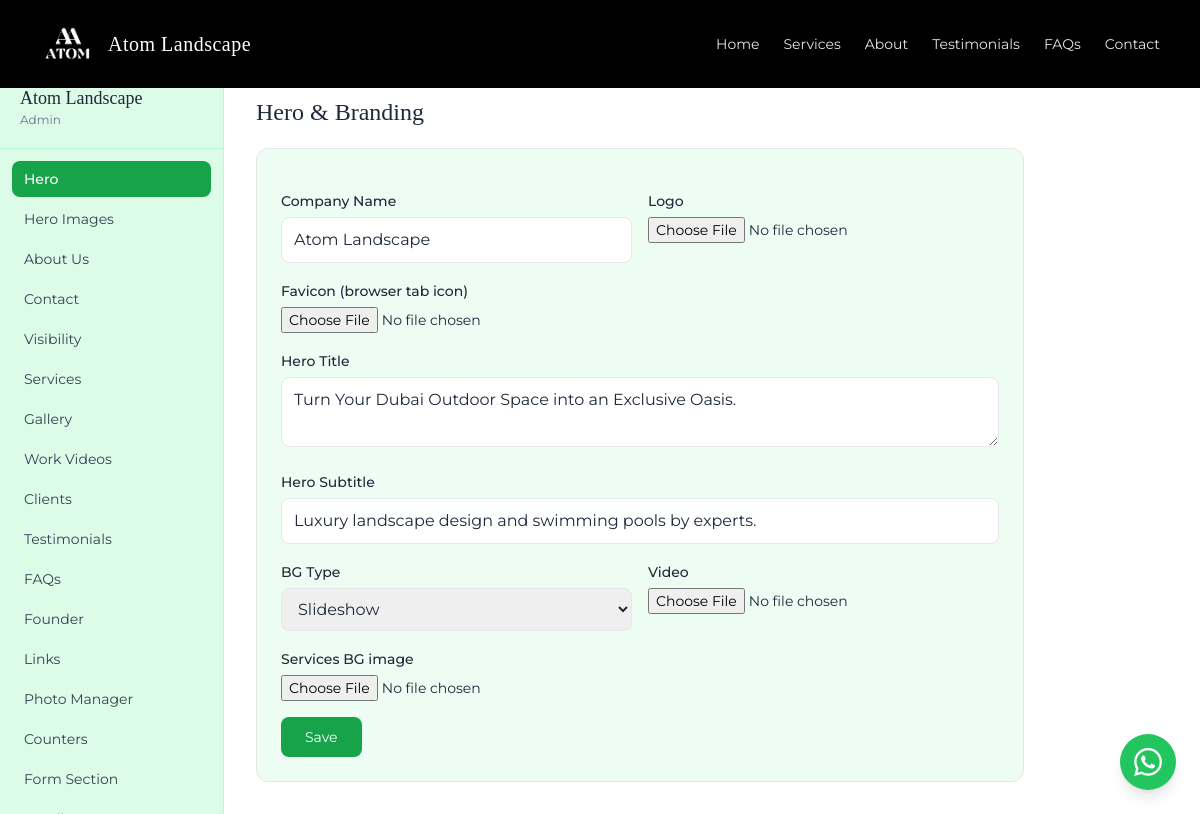
/techserenia (signed in), run on the app's committed database.
### tables this page shows
CREATE TABLE settings (
            id INTEGER PRIMARY KEY, company_name TEXT DEFAULT 'TECHSERENIA',
            hero_title TEXT DEFAULT 'Turn Your Dubai Outdoor Space into an Exclusive Oasis',
            hero_subtitle TEXT DEFAULT 'Luxury landscape design and swimming pools by experts',
            logo TEXT DEFAULT '', bg_type TEXT DEFAULT 'image', bg_file TEXT DEFAULT '',
            whatsapp TEXT DEFAULT '971500000000', phone TEXT DEFAULT '', email TEXT DEFAULT '',
            address TEXT DEFAULT '', map_url TEXT DEFAULT '', instagram TEXT DEFAULT '', facebook TEXT DEFAULT '',
            founder_name TEXT DEFAULT 'Founder Name', founder_title TEXT DEFAULT 'Founder & CEO',
            founder_desc TEXT DEFAULT 'Passionate about creating beautiful outdoor spaces across Dubai.',
            founder_image TEXT DEFAULT '', services_bg TEXT DEFAULT '',
            admin_pass TEXT DEFAULT '', delete_pass TEXT DEFAULT '',
            stat_projects TEXT DEFAULT '150', stat_years TEXT DEFAULT '12', stat_satisfaction TEXT DEFAULT '98', stat_team TEXT DEFAULT '25', stat_happy TEXT DEFAULT '200', stat_reviews TEXT DEFAULT '180',
            counters_bg TEXT DEFAULT '', faq_image TEXT DEFAULT '', faq_heading TEXT DEFAULT 'Some General Question?', cta_bg TEXT DEFAULT '', form_title TEXT DEFAULT 'Transform Your Dream Landscape with a Tailored Consultation', form_subtitle TEXT DEFAULT 'Book a private, one-on-one consultation with Dubai''s leading landscaping experts to explore a bespoke outdoor design tailored to your villa and lifestyle.', form_heading TEXT DEFAULT 'Schedule Your Free Consultation',
            smtp_sender TEXT DEFAULT '', smtp_app_pass TEXT DEFAULT '', smtp_receiver TEXT DEFAULT '',
            intro_title TEXT DEFAULT 'Green Space Landscaping Services',
            intro_text TEXT DEFAULT 'We believe outdoor spaces should be sanctuaries that nurture well-being and celebrate nature.',
            intro_image TEXT DEFAULT '', intro_badge TEXT DEFAULT '6+', intro_badge_label TEXT DEFAULT 'Year Experience',
            show_services INTEGER DEFAULT 1, show_about INTEGER DEFAULT 1, show_founder INTEGER DEFAULT 1,
            show_testimonials INTEGER DEFAULT 1, show_faqs INTEGER DEFAULT 1, show_gallery INTEGER DEFAULT 1, show_intro INTEGER DEFAULT 1, show_clients INTEGER DEFAULT 1, show_videos TEXT DEFAULT '1', favicon TEXT DEFAULT '');

### app.py (the view, shortened to what this page needs)
@app.route("/techserenia", methods=["GET","POST"])
def admin():
    if request.method=="POST" and "password" in request.form and not session.get("admin"):
        if check_admin_pass(request.form.get("password","")):
            session["admin"]=True; return redirect(url_for("admin"))
        flash("Wrong password")
    if not session.get("admin"):
        return render_template("admin.html", login=True, s=gs(), services=[], testimonials=[], faqs=[], links=[], hero_images=[], gallery=[], clients=[], all_imgs=[], videos=[])
    with db() as c:
        hero_imgs=[dict(r) for r in c.execute("SELECT id,filename FROM hero_images ORDER BY id")]
    return render_template("admin.html", login=False, s=gs(), services=get_services(),
        testimonials=get_testimonials(), faqs=get_faqs(), links=get_links(),
        hero_images=hero_imgs, gallery=get_gallery(), clients=get_clients(), all_imgs=all_images(), videos=get_videos())

### app.py (called while the page is built)
def db():
    c = sqlite3.connect(DB_PATH); c.row_factory = sqlite3.Row; return c

def gs():
    with db() as c: return dict(c.execute("SELECT * FROM settings WHERE id=1").fetchone())

def get_services():
    with db() as c:
        svcs=[dict(r) for r in c.execute("SELECT * FROM services ORDER BY id")]
        for s in svcs:
            imgs=c.execute("SELECT filename FROM service_images WHERE service_id=?",(s["id"],)).fetchall()
            s["images"]=[i["filename"] for i in imgs] or ([s["image"]] if s.get("image") else [])
        return svcs

def get_gallery():
    with db() as c: return [dict(r) for r in c.execute("SELECT * FROM gallery ORDER BY id DESC")]

def get_testimonials():
    with db() as c: return [dict(r) for r in c.execute("SELECT * FROM testimonials ORDER BY id DESC")]

def get_faqs():
    with db() as c: return [dict(r) for r in c.execute("SELECT * FROM faqs ORDER BY id")]

def get_links():
    with db() as c: return [dict(r) for r in c.execute("SELECT * FROM external_links ORDER BY id")]

def get_clients():
    with db() as c: return [dict(r) for r in c.execute("SELECT * FROM clients ORDER BY id")]

def get_videos():
    with db() as c: return [dict(r) for r in c.execute("SELECT * FROM work_videos ORDER BY id DESC")]

### templates/admin.html (shortened to what this page needs)
{% extends "base.html" %}
{% block content %}
<div class="min-h-screen bg-white pt-16">
{% if login %}
<div class="max-w-md mx-auto mt-20 bg-white p-8 rounded-2xl shadow-xl border">
  <img src="{{ url_for('static',filename='uploads/techserenia-logo.png') }}" alt="{{ s.company_name if s else 'TechSerenia' }}" class="h-16 w-auto mx-auto mb-4 object-contain">
  <p class="text-center text-slate-500 text-sm mb-6">Admin Login</p>
  {% with messages=get_flashed_messages() %}{% if messages %}<p class="text-red-600 text-center text-sm mb-4">{{ messages[0] }}</p>{% endif %}{% endwith %}
  <form method="POST" class="space-y-4">
    <input type="password" name="password" placeholder="Password" class="w-full border rounded-lg px-4 py-3" required>
    <button class="w-full bg-green-600 text-white py-3 rounded-lg">Login</button>
  </form>
</div>
{% else %}
<div class="flex min-h-[calc(100vh-64px)]">
  <aside class="w-56 bg-grass-soft border-r border-green-200 shrink-0 sticky top-16 h-[calc(100vh-64px)] overflow-y-auto">
    <div class="p-5 border-b border-green-200"><div class="font-display text-lg">{{ s.company_name }}</div><div class="text-xs text-slate-500">Admin</div></div>
    <nav class="p-3 text-sm space-y-1">
      {% for tid,label in [('settings','Hero'),('heroimgs','Hero Images'),('intro','About Us'),('contact','Contact'),('visibility','Visibility'),('services','Services'),('gallery','Gallery'),('videos','Work Videos'),('clients','Clients'),('testimonials','Testimonials'),('faqs','FAQs'),('founder','Founder'),('links','Links'),('images','Photo Manager'),('stats','Counters'),('cta','Form Section'),('email','Email'),('security','Passwords'),('database','Database')] %}
      <button type="button" data-tab="{{ tid }}" class="tab-btn w-full text-left px-3 py-2 rounded-lg {% if loop.first %}bg-green-600 text-white font-medium{% else %}text-slate-700 hover:bg-green-100{% endif %}">{{ label }}</button>
      {% endfor %}
    </nav>
  </aside>
  <main class="flex-1 p-6 md:p-8 overflow-y-auto bg-white">
    <div id="panel-settings" class="panel">
      <h2 class="font-display text-2xl mb-5">Hero & Branding</h2>
      <form method="POST" enctype="multipart/form-data" class="bg-grass-soft/50 rounded-xl border p-6 space-y-4 max-w-3xl">
        <div class="grid md:grid-cols-2 gap-4">
          <div><label class="text-sm font-medium">Company Name</label><input name="company_name" value="{{ s.company_name }}" class="w-full border rounded-lg px-3 py-2.5 mt-1"></div>
          <div><label class="text-sm font-medium">Logo</label><input type="file" name="logo" accept="image/*" class="text-sm mt-1 w-full"></div>
        </div>
        <div>
          <label class="text-sm font-medium">Favicon (browser tab icon)</label>
          <input type="file" name="favicon" accept="image/x-icon,image/png,.ico,.png" class="text-sm mt-1 w-full">
        </div>
        <div><label class="text-sm font-medium">Hero Title</label><textarea name="hero_title" rows="2" class="w-full border rounded-lg px-3 py-2.5 mt-1">{{ s.hero_title }}</textarea></div>
        <div><label class="text-sm font-medium">Hero Subtitle</label><input name="hero_subtitle" value="{{ s.hero_subtitle }}" class="w-full border rounded-lg px-3 py-2.5 mt-1"></div>
        <div class="grid md:grid-cols-2 gap-4">
          <div><label class="text-sm font-medium">BG Type</label><select name="bg_type" class="w-full border rounded-lg px-3 py-2.5 mt-1"><option value="image" {% if s.bg_type=='image' %}selected{% endif %}>Slideshow</option><option value="video" {% if s.bg_type=='video' %}selected{% endif %}>Video</option></select></div>
          <div><label class="text-sm font-medium">Video</label><input type="file" name="bg_file" accept="video/*" class="text-sm mt-1 w-full"></div>
        </div>
        <div><label class="text-sm font-medium">Services BG image</label><input type="file" name="services_bg" accept="image/*" class="text-sm mt-1 w-full"></div>
        <button class="bg-green-600 text-white px-6 py-2.5 rounded-lg text-sm">Save</button>
      </form>
    </div>
  </main>
</div>
{% endif %}
</div>
{% endblock %}

### templates/base.html (shortened to what this page needs)
<!DOCTYPE html>
<html lang="en">
<head>
<script src="https://cdn.tailwindcss.com"></script>
<link rel="stylesheet" href="https://cdn.jsdelivr.net/npm/swiper@11/swiper-bundle.min.css">
</head>
<body class="bg-grass-soft text-slate-800" oncontextmenu="return false" onselectstart="return false" ondragstart="return false">
<header class="fixed top-0 inset-x-0 z-50 bg-black">
  <div class="max-w-7xl mx-auto flex items-center justify-between px-5 md:px-10 py-3 md:py-4">
    <a href="/#home" class="flex items-center gap-3">
      {% if s and s.logo %}<img src="{{ url_for('static',filename='uploads/'+s.logo) }}" class="h-12 md:h-14 w-auto" alt="">{% endif %}
      <span class="font-display text-lg md:text-xl text-white tracking-wide">{{ s.company_name if s else 'TECHSERENIA' }}</span>
    </a>
    <nav class="hidden md:flex items-center gap-6 text-sm text-white/90">
      <a href="/#home" class="hover:text-grass-light">Home</a>
      <a href="/#services" class="hover:text-grass-light">Services</a>
      <a href="/#about-us" class="hover:text-grass-light">About</a>
      <a href="/#testimonials" class="hover:text-grass-light">Testimonials</a>
      <a href="/#faqs" class="hover:text-grass-light">FAQs</a>
      <a href="/#consult" class="hover:text-grass-light">Contact</a>
    </nav>
  </div>
</header>
{% block content %}{% endblock %}
<a href="https://wa.me/{{ s.whatsapp if s and s.whatsapp else '971500000000' }}?text=Hello%2C%20I%27m%20interested%20in%20your%20landscaping%20services%20in%20Dubai." target="_blank" class="fixed bottom-6 right-6 z-40 bg-grass hover:bg-grass-dark w-14 h-14 rounded-full flex items-center justify-center shadow-lg">
</a>
</body></html>

### templates/base.html (style rules this page uses)
body { font-family:Montserrat,sans-serif;background:#f0fdf4;-webkit-user-select:none;user-select:none;-webkit-touch-callout:none }
.font-display { font-family:'Playfair Display',serif }
html { scroll-behavior:smooth }
input,textarea,select { user-select:text;-webkit-user-select:text }

### data on the page
settings: logo (picture), company_name "Atom Landscape", hero_title "Turn Your Dubai Outdoor Space into an Exclusive Oasis.", hero_subtitle "Luxury landscape design and swimming pools by experts.", bg_type "Slideshow"

### other printed values
{{ label }} "Hero" "Hero Images" "About Us" "Contact" "Visibility" "Services" "Gallery" "Work Videos" "Clients" "Testimonials" "FAQs" "Founder" "Links" "Photo Manager" "Counters" "Form Section"
